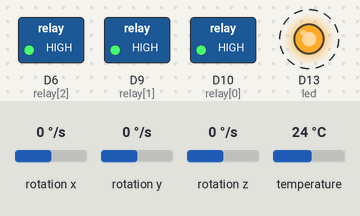
The program below on a simulated CircuitPython board. On the bench: switched loads named in the program (green lamp = pin HIGH), output pins drawn as LEDs (lit = HIGH). Dashed ring = blinking. The inputs (shaded band) are chosen by the test bench; at power-on: rotation x 0 °/s, rotation y 0 °/s, rotation z 0 °/s, temperature 24 °C. Files the program writes start out absent; pins used as bus, display or sensor lines are not drawn; what the program prints to the serial console is not drawn.

Above: at 0.5 s.
Timing chart, 0 to 5.1 s (numbered marks = the images above):
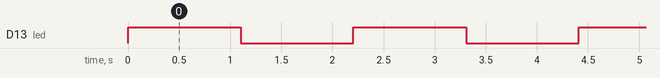

The program:

circuitpython.py
```python
import board
import busio
import digitalio
from adafruit_mpu6050 import MPU6050
import adafruit_sdcard
import time
import storage

# Initialize I2C bus
i2c = busio.I2C(board.SCL, board.SDA)
imu = MPU6050(i2c) # for MPU6050 sensor

# SPI pin configuration may vary, gotta adjust according to board
spi = busio.SPI(board.SCK, MISO=board.MISO, MOSI=board.MOSI) # for SD card
#  MOSI = 23 ,MISO = 22, SCK = 24

# Initialize chip select pin for SD card
cs = digitalio.DigitalInOut(board.D4)
cs.direction = digitalio.Direction.OUTPUT
cs.value = True  # Set CS high initially

# Initialize SD card
sdcard = adafruit_sdcard.SDCard(spi, cs)
vfs = storage.VfsFat(sdcard)
storage.mount(vfs, "/sd")

# Initialize LED for status indication
led = digitalio.DigitalInOut(board.D13)
led.direction = digitalio.Direction.OUTPUT
led.value = False  # Initialize LED off

# Define relay control pins
relay_pins = [
    board.D10,  # Gray - IN1
    board.D9,   # Green - IN2
    board.D6    # Blue - IN3
]

# Initialize relay control pins
relays = []
for pin in relay_pins:
    relay = digitalio.DigitalInOut(pin)
    relay.direction = digitalio.Direction.OUTPUT
    relay.value = True  # Initialize all relays on
    relays.append(relay)


# Main loop to read and save data
while True:
    try:
        gx, gy, gz = imu.gyro
        temp = imu.temperature
        data = f"GX: {gx}, GY: {gy}, GZ: {gz}, Temperature: {temp:.2f}"

        # Write data to SD card
        with open("/sd/gyroscope_data.txt", "a") as file:
            file.write(data + "\n")
            print("Data saved:", data)

        # Toggle LED
        led.value = not led.value
        time.sleep(0.1)  # Briefly toggle LED

    except Exception as e:
        print(f"Error reading or saving data: {e}")

    time.sleep(1) # Adjust delay as needed
```

Measured:
- by itself, D13 (led): alternates HIGH for 1.1 s and LOW for 1.1 s
